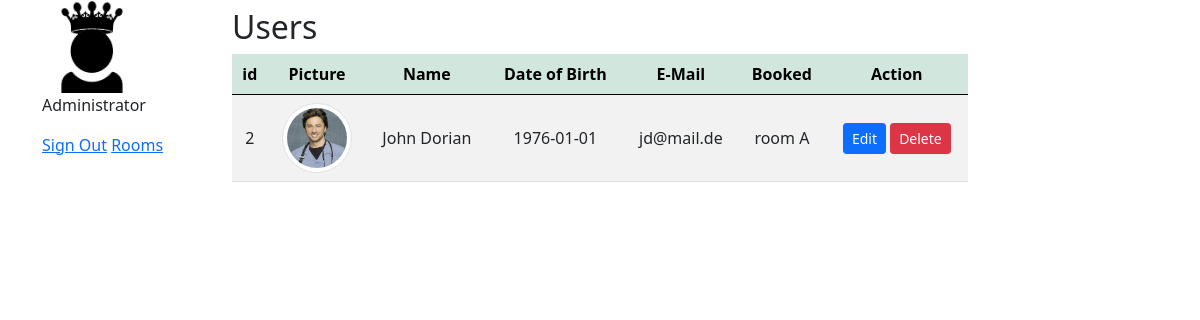
Page /loginUser/dashboard.php (signed in) on the earlier database version.
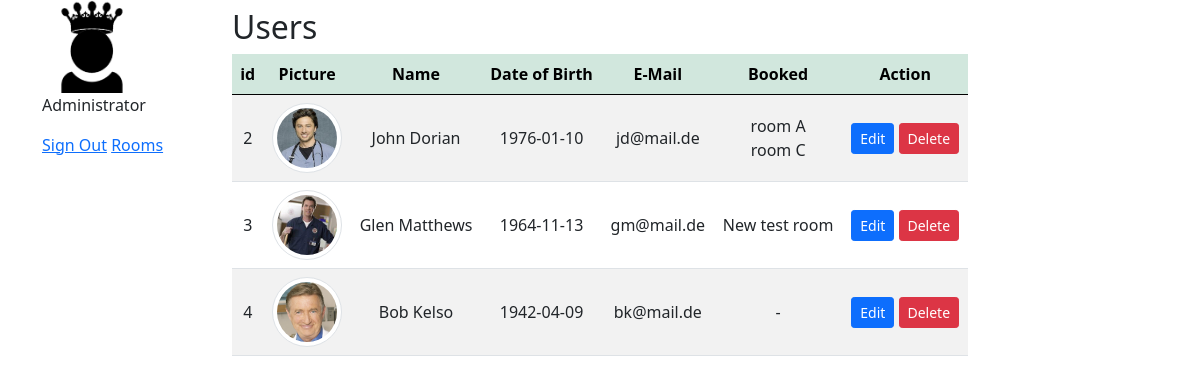
Same page on the later database version.
### tables this page shows
CREATE TABLE `user` (
  `id` int(11) UNSIGNED NOT NULL,
  `first_name` varchar(50) NOT NULL,
  `last_name` varchar(50) NOT NULL,
  `password` varchar(255) NOT NULL,
  `date_of_birth` date NOT NULL,
  `email` varchar(100) NOT NULL,
  `picture` varchar(100) NOT NULL,
  `status` enum('user','adm') DEFAULT 'user'
);

CREATE TABLE `booking` (
  `id` int(11) UNSIGNED NOT NULL,
  `fk_hotel_id` int(11) UNSIGNED DEFAULT NULL,
  `fk_user_id` int(11) UNSIGNED DEFAULT NULL,
  `date` date DEFAULT NULL
);

CREATE TABLE `hotel` (
  `id` int(11) UNSIGNED NOT NULL,
  `room` varchar(100) NOT NULL,
  `floor` varchar(100) NOT NULL,
  `description` text DEFAULT '',
  `price` decimal(13,2) NOT NULL,
  `duration` int(10) DEFAULT 1,
  `picture` varchar(100) NOT NULL,
  `status` enum('available','booked') DEFAULT 'available'
);

### loginUser/components/db_connect.php (called while the page is built)
<?php
require_once "db_classes.php";
$localhost = "127.0.0.1";
$username = "root";
$password = "";
$dbname = "dbhotel";
$db = new Database($localhost, $username, $password, $dbname);

### loginUser/components/db_classes.php (called while the page is built, shortened)
<?php
class Database {
    protected $connection;
	protected $query;
	public function __construct($dbhost = 'localhost', $dbuser = 'root', $dbpass = '', $dbname = '', $charset = 'utf8') {
		$this->connection = new mysqli($dbhost, $dbuser, $dbpass, $dbname);
		$this->connection->set_charset($charset);
	}
    public function query($query) {
		if ($this->query = $this->connection->prepare($query)) {
            $this->query->execute();
        } else {
            $this->error('Unable to prepare MySQL statement (check your syntax) - ' . $this->connection->error);
        }
		return $this;
    }
	public function fetchAll($callback = null) {
	    $params = array();
        $row = array();
	    $meta = $this->query->result_metadata();
	    while ($field = $meta->fetch_field()) {
	        $params[] = &$row[$field->name];
	    }
	    call_user_func_array(array($this->query, 'bind_result'), $params);
        $result = array();
        while ($this->query->fetch()) {
            $r = array();
            foreach ($row as $key => $val) {
                $r[$key] = $val;
            }
            if ($callback != null && is_callable($callback)) {
                $value = call_user_func($callback, $r);
                if ($value == 'break') break;
            } else {
                $result[] = $r;
            }
        }
        $this->query_closed = TRUE;
		return $result;
	}
    public function numRows() {
		$this->query->store_result();
		return $this->query->num_rows;
	}
}
?>

### loginUser/dashBoard.php (the view, shortened to what this page needs)
<?php
require_once 'components/db_connect.php';
$status = 'adm';
$sql = "SELECT id, `picture` AS 'Picture', CONCAT(`first_name`, ' ', `last_name`) AS 'Name', `date_of_birth` AS 'Date of Birth', `email` AS 'E-Mail' FROM user WHERE status != '$status';";
$result = $db->query($sql);
$n = $result->numRows();
$filesAllowed = ["png", "jpg", "jpeg", "webp"];
$tbody = '';
$thead = "<tr>";
$first = TRUE;
$i = 0;
if ($n > 0) {
    $rows = $result->fetchAll();
    foreach ($rows as $row) {
        $tbody .= "<tr>";
        foreach ($row as $key => $value) {
            $fileExtension = strtolower(pathinfo($value,PATHINFO_EXTENSION));
            if (in_array($fileExtension, $filesAllowed)) $tbody .= "<td><img class='img-thumbnail rounded-circle' src='pictures/" . $value . "' alt=" . $row['Name'] . "></td>";
            else $tbody .= "<td>$value</td>";
            if ($first) {
                $thead .= "<th>$key</th>";
            }
        }
        $book_string = "<td>";
        $qry = "SELECT hotel.room as 'room', booking.date as 'booking_date', user.id FROM user JOIN booking ON booking.fk_user_id = user.id JOIN hotel ON hotel.id = booking.fk_hotel_id WHERE user.status != 'adm' AND user.id = $row[id];";
        $res = $db->query($qry);
        if ($res->numRows() > 0) {
            foreach ($res->fetchAll() as $booking) {
                $book_string .= $booking["room"]."<br />";
            }
        } else $book_string .= "-";
        $book_string .= "</td>";
        $tbody .= $book_string;
        $tbody .= "<td><a href='update.php?id=" . $row['id'] . "'><button class='btn btn-primary btn-sm' type='button'>Edit</button></a>
        <a href='delete.php?id=" . $row['id'] . "'><button class='btn btn-danger btn-sm' type='button'>Delete</button></a></td>
        </tr>";
        $first = FALSE;
    }
    $thead .= "<th>Booked</th><th>Action</th></tr>";
} else {
    $tbody = "<tr><td colspan='{$i}'><center>No Data Available </center></td></tr>";
}
?>
<!DOCTYPE html>
<html lang="en">
<head>
    <?php require_once 'components/boot.php'?>
</head>
<body>
<div class="container">
    <div class="row">
        <div class="col-2">
        <img class="userImage" src="pictures/admavatar.png" alt="Adm avatar">
        <p class="">Administrator</p>
        <a href="logout.php?logout">Sign Out</a>
        <a href="products/index.php">Rooms</a>
        </div>
        <div class="col-8 mt-2">
        <p class='h2'>Users</p>
        <table class='table table-striped'>
            <thead class='table-success'>
                <?= $thead ?>
            </thead>
            <tbody>
            <?=$tbody?>
            </tbody>
        </table>
        </div>
    </div>
</div>
</body>
</html>

Differences in the rows shown:
changed user: id "2 1976-01-01 jd@mail.de" → "2 1976-01-10 jd@mail.de"
added booking: fk_hotel.room "room C"
added user: id "3 1964-11-13 gm@mail.de", picture (picture)
added booking: fk_hotel.room "New test room"
added user: id "4 1942-04-09 bk@mail.de", picture (picture)
Other differences:
$value: "John Dorian" → "John Dorian Glen Matthews Bob Kelso"
text no longer shown: "Edit Delete"
text now shown: "Edit Edit Edit Delete Delete Delete -"
